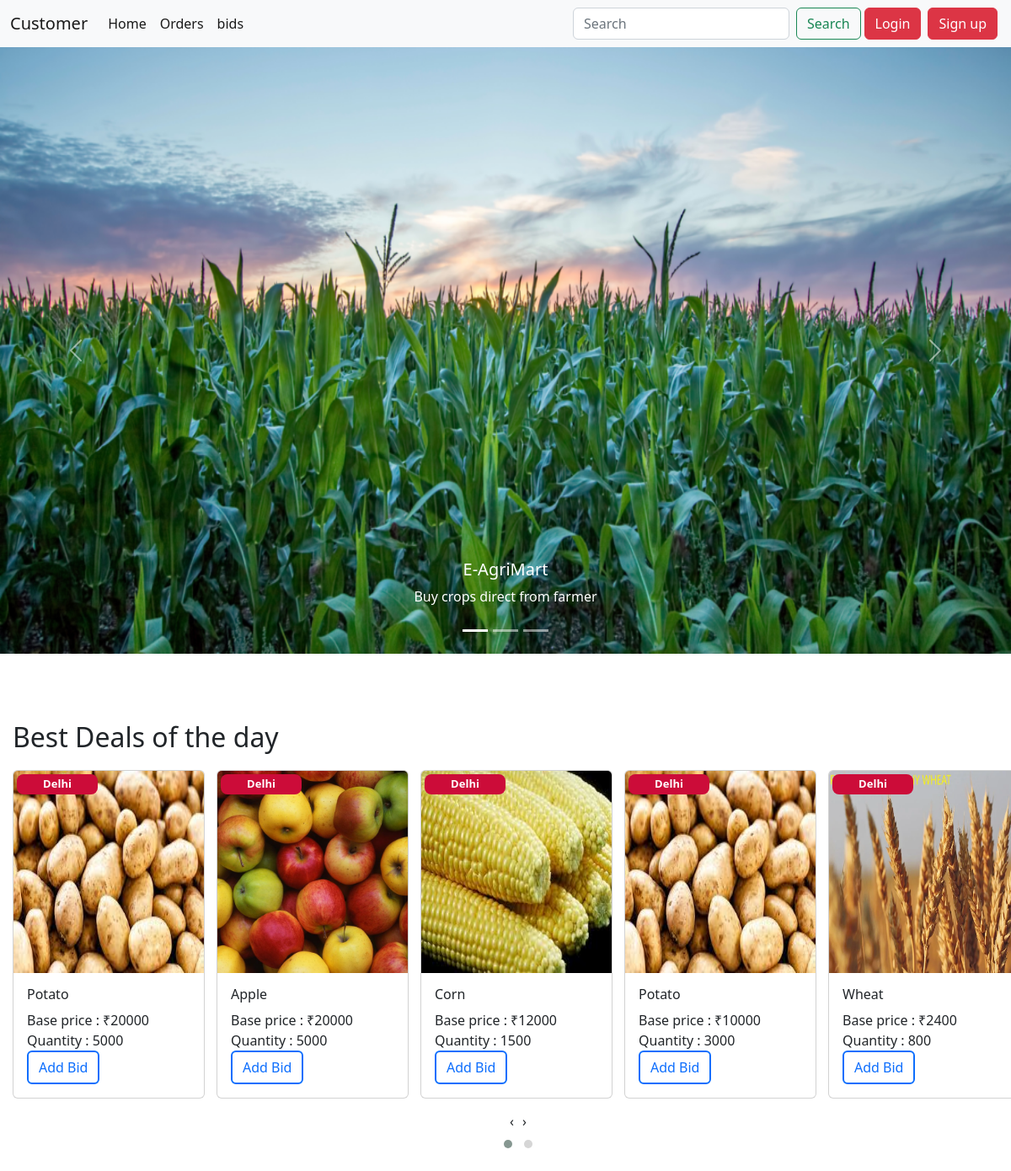
/customer/page/, run on an earlier commit of the app's database.
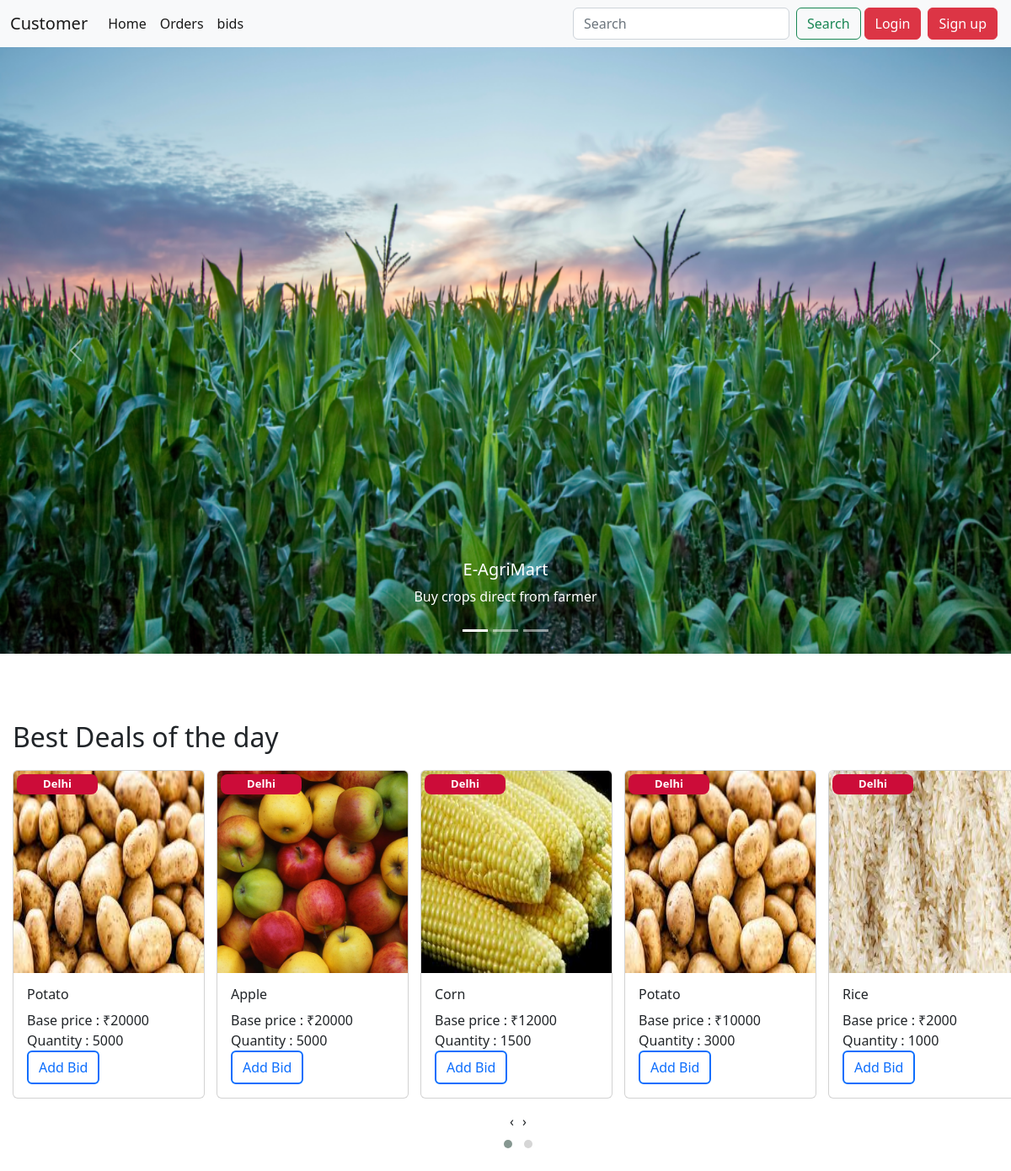
And on a later commit of the database.
### farmer/models.py (models this page shows)
class Product(models.Model):
    id = models.AutoField(primary_key=True)
    farmer = models.ForeignKey(UserProfile,on_delete = models.CASCADE)
    crop_img = models.ImageField(upload_to="crop_img")
    crop_name = models.CharField(max_length=150)
    quantity = models.PositiveIntegerField()
    price = models.PositiveBigIntegerField()
    quality = models.CharField(choices=crop_quality_choice,max_length=30,null=True,blank=True)
    def __str__(self):
        return self.crop_name

### account/models.py (models this page shows, shortened)
class UserProfile(models.Model):
    id = models.AutoField(primary_key=True)
    user = models.ForeignKey(User,on_delete = models.CASCADE)
    user_type = models.CharField(choices=user_type_choices,max_length = 10)
    address = models.ForeignKey(Address,on_delete = models.CASCADE)
    contact_no = models.PositiveIntegerField()

class Address(models.Model):
    id = models.AutoField(primary_key = True)
    pincode = models.IntegerField(blank=True, null=True)
    city = models.CharField(choices=city_choices,max_length=70,blank=True, null=True,)
    state = models.CharField(choices=State_choices,max_length=70,blank=True, null=True)
    landmark = models.CharField(max_length=70)

### customer/views.py (the view)
# urls.py: path("page/",index),
def index(request):
    allproduct = Product.objects.all().order_by("-price")
    print(allproduct)
    context = {"allproducts":allproduct}
    for p in allproduct:
        print(p.crop_name)
    return render(request,"customerpanel.html",context=context)

### templates/customerpanel.html (shortened to what this page needs)
{% extends 'customerbase.html' %}
{% block css %}
<link rel="stylesheet" href="https://cdnjs.cloudflare.com/ajax/libs/OwlCarousel2/2.3.4/assets/owl.carousel.min.css" />
<link rel="stylesheet" href="https://cdnjs.cloudflare.com/ajax/libs/OwlCarousel2/2.3.4/assets/owl.theme.default.min.css" />
{% endblock css %}
{% block body %}
<div class="main-container">
      <div  id="carouselExampleCaptions" class="carousel slide" data-bs-ride="carousel">
        <div class="carousel-indicators">
          <button type="button" data-bs-target="#carouselExampleCaptions" data-bs-slide-to="0" class="active"
            aria-current="true" aria-label="Slide 1"></button>
          <button type="button" data-bs-target="#carouselExampleCaptions" data-bs-slide-to="1"
            aria-label="Slide 2"></button>
          <button type="button" data-bs-target="#carouselExampleCaptions" data-bs-slide-to="2"
            aria-label="Slide 3"></button>
        </div>
        <div class="carousel-inner">
          <div class="carousel-item active">
            <img id="showimg1" src="/static/main.png" class="d-block w-100" alt="...">
            <div class="carousel-caption d-none d-md-block">
              <h5>E-AgriMart</h5>
              <p>Buy crops direct from farmer</p>
            </div>
          </div>
        </div>
        <button class="carousel-control-prev" type="button" data-bs-target="#carouselExampleCaptions" data-bs-slide="prev">
          <span class="carousel-control-prev-icon" aria-hidden="true"></span>
        </button>
        <button class="carousel-control-next" type="button" data-bs-target="#carouselExampleCaptions" data-bs-slide="next">
          <span class="carousel-control-next-icon" aria-hidden="true"></span>
        </button>
      </div>
    </div>
    <h2 class="carousel-title" >Best Deals of the day</h2>
    <div id="top-products" class="owl-carousel owl-theme">
      {% for p in allproducts%}
      <div class="item">
        <div class="card" style="width: 19vw;">
          <div class="discount-banner"><p>{{p.discount|floatformat:"-1"}}{{p.farmer.address.state}}</p></div>
          <img src="{{p.crop_img.url}}" class="card-img-top pro-img" alt="...">
          <div class="card-body">
            <h6 class="card-title">{{p.crop_name|truncatechars_html:50}}</h6>
            <p style="margin-bottom: 0px;" class="card-text">Base price : ₹{{p.price}}</p>
            <p style="margin-bottom: 0px;" class="card-text">Quantity : {{p.quantity}}</p>
            <a href="/customer/crop/{{p.id}}/" style="color : #0D6EFD; border:2px solid #0D6EFD"  class="btn">Add Bid</a>
          </div>
        </div>
      </div>
      {% endfor %}
  </div>
{% endblock body %}

### templates/customerbase.html (shortened to what this page needs)
<!DOCTYPE html>
<html lang="en">
<head>
    {% block css %}{% endblock css %}
    <link href="https://cdn.jsdelivr.net/npm/bootstrap@5.2.0/dist/css/bootstrap.min.css" rel="stylesheet">
</head>
<body>
    <nav class="navbar navbar-expand-lg bg-light">
        <div class="container-fluid">
          <a class="navbar-brand" href="/">Customer</a>
          <div class="collapse navbar-collapse" id="navbarSupportedContent">
            <ul class="navbar-nav me-auto mb-2 mb-lg-0">
              <li class="nav-item">
                <a class="nav-link active" aria-current="page" href="/customer/page">Home</a>
              </li>
              <li class="nav-item">
                <a class="nav-link active" aria-current="page" href="/farmer/predict">Orders</a>
              </li>
              <li class="nav-item">
                <a class="nav-link active" aria-current="page" href="/farmer/predict">bids</a>
              </li>
            </ul>
            <form class="d-flex" role="search">
              <input class="form-control me-2" type="search" placeholder="Search" aria-label="Search">
              <button class="btn btn-outline-success" type="submit">Search</button>
            </form>
            {% if user.is_authenticated %}
              <h4 class="mx-2">Welcome {{user.username}}</h4>
              <form class="d-flex">
                <a class="btn btn-danger mx-1" href="/account/logout" type="submit">logout</a>
              </form>
            {% else %}
            <form class="d-flex">
              <a class="btn btn-danger mx-1" href="/account/login" type="submit">Login</a>
            </form>
            <form class="d-flex">
              <a class="btn btn-danger mx-1" href="/account/register" type="submit">Sign up</a>
            </form>
            {% endif %}
          </div>
        </div>
      </nav>
      {% block body %}{% endblock body %}
</body>
</html>

### templates/customerpanel.html (style rules this page uses)
body { padding: 0; margin: 0; box-sizing: border-box; }
.main-container { width: 100vw; height: 100vh; }
#showimg1 { width: 100%; height: 90vh; }
#top-products { margin-bottom: 20px; }
.discount-banner { width: 8vw; height: 3vh; background-color: #CC0C39; color: white; font-weight: bolder; position: absolute; padding: 10px; border-radius: 0.5rem; display: flex; align-items: center; justify-content: center; margin-top: 4px; margin-left: 4px; }
.discount-banner p { margin-top: 15px; font-size: small; }
.carousel-title { margin-left: 15px; margin-bottom: 20px; }
#top-products { margin-left: 15px; margin-right: 15px; margin-top: 10px; }
.pro-img { height:30vh; }

What changed in the data, as far as the page shows it:
removed Product: farmer.address.state "Delhi", crop_img (picture), crop_name "Wheat", price "2400", quantity "800"
now on this page (row unchanged): Product: farmer.address.state "Delhi", crop_img (picture), crop_name "Rice", price "2000", quantity "1000"
